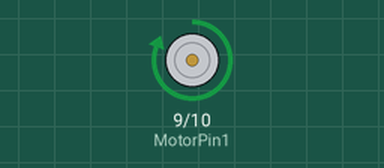
A sketch run on a simulated Arduino Uno, built with avr-gcc and run on an emulated ATmega328P. Shown: motor-driver pin pairs drawn as motors (green arrow = first pin HIGH = forward, orange = second pin HIGH = backward, longer = more drive).

Above: at 0.5 s.
Timing chart, 0 to 4.6 s (numbered marks = the images above):
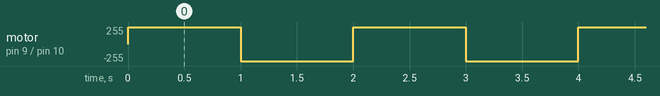

The sketch:

DC_motor_with_IC.ino
```cpp
/* Program to make a DC motor turn clockwise and counterclockwise with IC (L293D)
The purpose of this program is to cause the DC motor to alternate between moving
clockwise and counterclockwise every 1000 milliseconds
 */
int MotorPin1 = 9;  // Declare "MotorPin1" as a variable for pin 9
int MotorPin2 = 10; // Declare "MotorPin2" as a variable for pin 10

void setup() {
  // put your setup code here, to run once:
pinMode(MotorPin1, OUTPUT); // Identify digital pin 9 (MotorPin1) as an output
pinMode(MotorPin2, OUTPUT); // Identify digital pin 10 (MotorPin2) as an output

}

void loop() {
  // The DC motor will spin clockwise for 1000 milliseconds
digitalWrite(MotorPin1, HIGH);  // Sets MotorPin1 to the HIGH state
digitalWrite(MotorPin2, LOW); // Sets MotorPin2 to the LOW state
delay(1000);  // Stays in this state for 1000 milliseconds

  // The DC motor will now spin counterclockwise for 1000 milliseconds
digitalWrite(MotorPin1, LOW); // Sets MotorPin1 to the LOW state
digitalWrite(MotorPin2, HIGH);  // Sets MotorPin2 to the HIGH state
delay(1000);  // Stays in this state for 1000 milliseconds
}
```

Measured:
- by itself, motor on pin 9 (MotorPin1) / pin 10 (MotorPin2): alternates forward 255/255 for 1.0 s and backward 255/255 for 1.0 s
